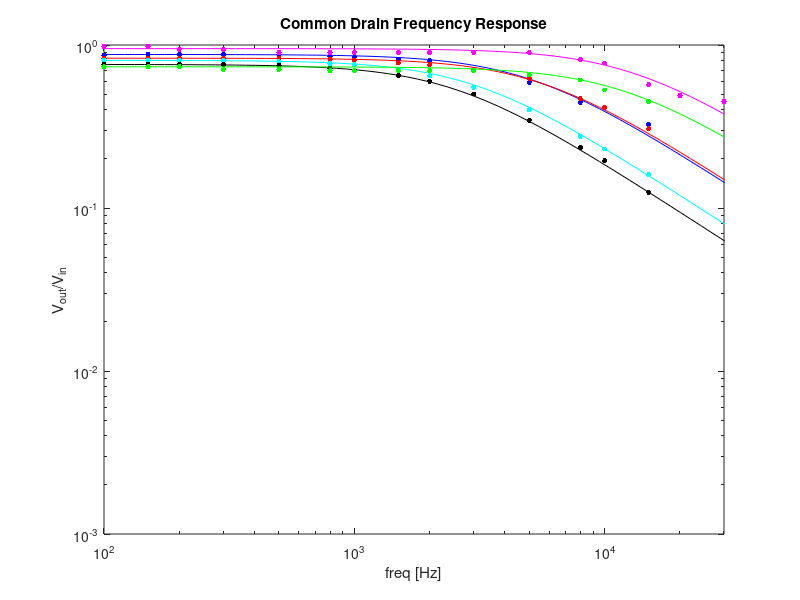
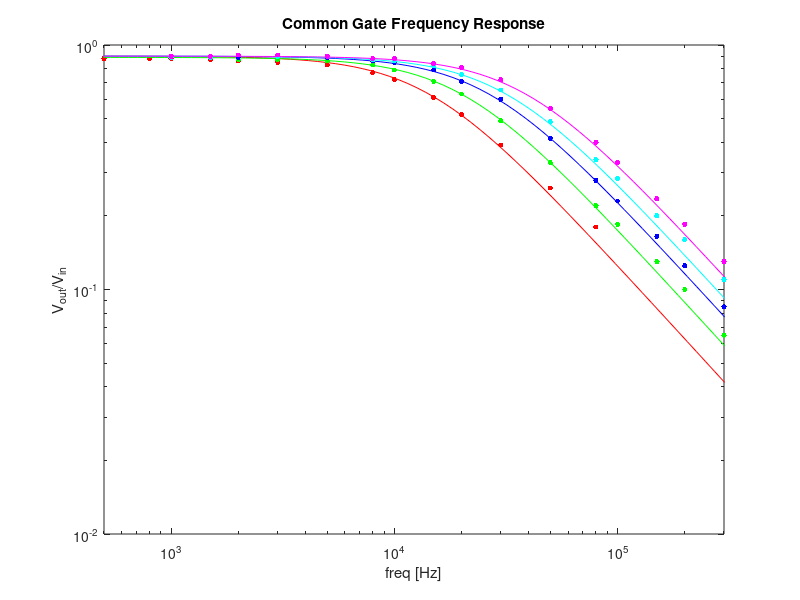

These figures' MATLAB source, in order:
close all;
% common drain (looks like shit lol)
figure;
f = [100 150 200 300 500 800 1e3 1.5e3 2e3 3e3 5e3 8e3 10e3 15e3];
freq = logspace(2,6,100);
vin = 200;
% Vin,DC = -8
% Vb = -7
vout = [172 175 175 175 175 170 168 163 160 139 118 89 83 65];
loglog(f, vout./vin, 'b.', 'MarkerSize', 12);
hold on;
loglog(freq, 175./200.*sqrt(1./(1+(freq./5e3).^2)), 'b-');
hold on;
% Vin,DC = -8
% Vb = -6
vout = [166 166 166 166 166 164 162 155 151 140 125 93.6 82.8 61.2];
loglog(f, vout./vin, 'r.', 'MarkerSize', 12);
hold on;
loglog(freq, 166./200.*sqrt(1./(1+(freq./5.5e3).^2)), 'r-');
% % Vin,DC = -7
% % Vb = -6
% vout = [204 204 204 200 204 200 200 200 196 184 163 140 120 98];
% loglog(f, vout./vin, 'g.', 'MarkerSize', 12);
% hold on;
% loglog(freq, 204./200.*sqrt(1./(1+(freq./7e3).^2)), 'g-');
% % Vin,DC = -7
% % Vb = -7
% vout = [204 204 204 204 204 204 204 192 192 180 155 131 114 90];
% loglog(f, vout./vin, 'm.', 'MarkerSize', 12);
% hold on;
% loglog(freq, 204./200.*sqrt(1./(1+(freq./6.5e3).^2)), 'm-');
% Vin,DC = -9
% Vb = -9
vout = [161 161 161 161 158 154 151 142 129 110 80 55.2 46 32];
loglog(f, vout./vin, 'c.', 'MarkerSize', 12);
hold on;
loglog(freq, 161./200.*sqrt(1./(1+(freq./3e3).^2)), 'c-');
% Vin,DC = -9.8
% Vb = -9
vout = [152 152 152 152 150 144 140 130 120 100 69 47 39 25];
loglog(f, vout./vin, 'k.', 'MarkerSize', 12);
hold on;
loglog(freq, 152./200.*sqrt(1./(1+(freq./2.5e3).^2)), 'k-');
% Vin,DC = -4
% Vb = -2
vout = [147 147 147 142 142 139 139 139 139 139 131 122 106 90];
loglog(f, vout./vin, 'g.', 'MarkerSize', 12);
hold on;
loglog(freq, 147./200.*sqrt(1./(1+(freq./12e3).^2)), 'g-');
% Vin,DC = -6
% Vb = -1
f = [100 150 200 300 500 800 1e3 1.5e3 2e3 3e3 5e3 8e3 10e3 15e3 20e3 30e3];
vout = [196 196 188 188 180 180 180 180 180 180 180 163 155 114 98 90];
loglog(f, vout./vin, 'm.', 'MarkerSize', 12);
hold on;
loglog(freq, 190./200.*sqrt(1./(1+(freq./13e3).^2)), 'm-');
xlim([1e2 30e3]);
title("Common Drain Frequency Response");
ylabel("V_{out}/V_{in}");
xlabel("freq [Hz]");

% common gate
figure;
% Vb1 = -8
% Vb2 = -4
% Vin,DC = 0
% Vdd = 6
% Vout,DC = 0.8
f = [100 150 200 300 500 800 1e3 1.5e3 2e3 3e3 5e3 8e3 10e3 15e3 20e3 30e3 50e3 80e3];
vout = [178 180 180 178 176 176 176 174 172 170 166 154 144 122 104 78 52 36];
loglog(f, vout./vin, 'r.', 'MarkerSize', 12);
hold on;
loglog(freq, 180./200.*sqrt(1./(1+(freq./14e3).^2)), 'r-');
% Vb1 = -7
% Vb2 = -3
% Vin,DC = 0
% Vdd = 6
% Vout,DC = 0.758
f = [1e3 1.5e3 2e3 3e3 5e3 8e3 10e3 15e3 20e3 30e3 50e3 80e3 100e3 150e3 200e3 300e3];
vout = [178 178 174 174 172 166 158 142 126 98 66 44 37 26 20 13];
loglog(f, vout./vin, 'g.', 'MarkerSize', 12);
hold on;
loglog(freq, 178./200.*sqrt(1./(1+(freq./20e3).^2)), 'g-');
xlim([1e2 300e3]);
% Vb1 = -6
% Vb2 = -2
% Vin,DC = 0
% Vdd = 6
% Vout,DC = 0.716
vout = [180 180 178 180 178 172 170 158 142 120 83 56 46 33 25 17];
loglog(f, vout./vin, 'b.', 'MarkerSize', 12);
hold on;
loglog(freq, 180./200.*sqrt(1./(1+(freq./26e3).^2)), 'b-');
xlim([1e2 300e3]);
% Vb1 = -5
% Vb2 = -1
% Vin,DC = 0
% Vdd = 6
% Vout,DC = 0.68
vout = [178 178 182 180 180 174 172 164 151 131 97 68 57 40 32 22];
loglog(f, vout./vin, 'c.', 'MarkerSize', 12);
hold on;
loglog(freq, 180./200.*sqrt(1./(1+(freq./31e3).^2)), 'c-');
xlim([1e2 300e3]);
% Vb1 = -4
% Vb2 = 0
% Vin,DC = 0
% Vdd = 6
% Vout,DC = 0.66
f = [1e3 1.5e3 2e3 3e3 5e3 8e3 10e3 15e3 20e3 30e3 50e3 80e3 100e3 150e3 200e3 300e3 500e3];
vout = [180 180 182 182 180 176 176 168 162 144 110 80 66 47 37 26 10];
loglog(f, vout./vin, 'm.', 'MarkerSize', 12);
hold on;
loglog(freq, 180./200.*sqrt(1./(1+(freq./38e3).^2)), 'm-');
xlim([5e2 300e3]);
title("Common Gate Frequency Response");
ylabel("V_{out}/V_{in}");
xlabel("freq [Hz]");

